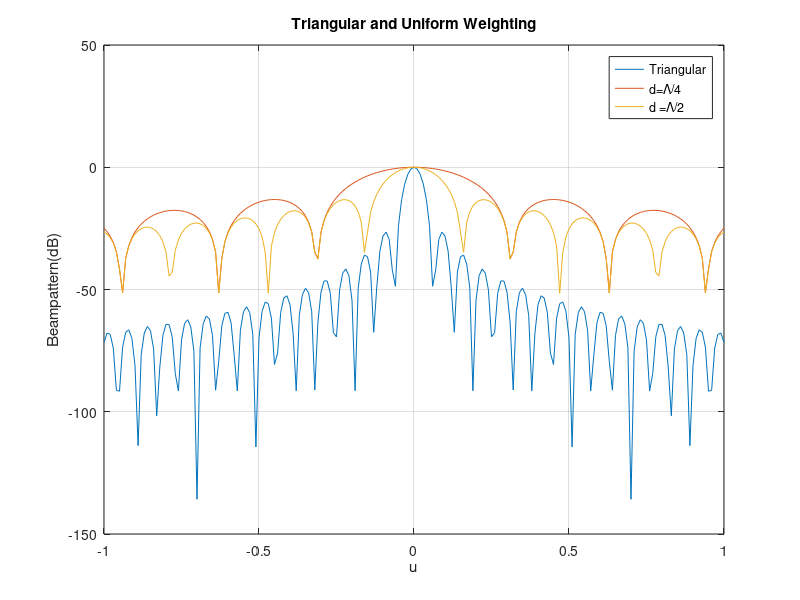
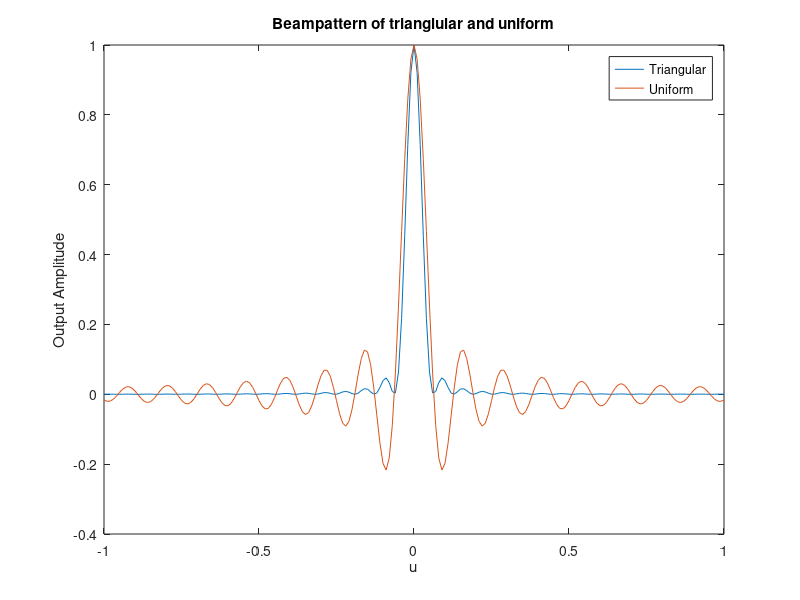
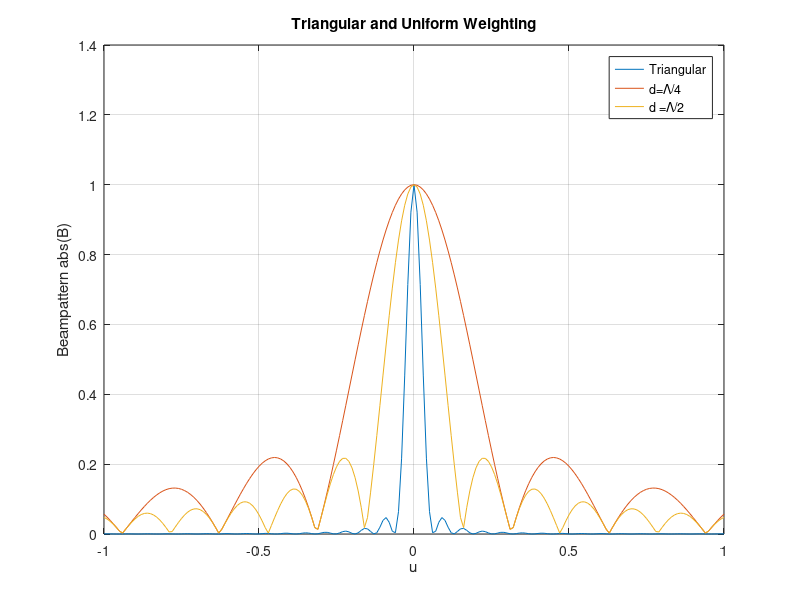

Write the MATLAB code that produced these figures, in order. (Note: this script raises an error after producing the figures.)
%% Problem 4: Van Trees 2.7.1
% Note in part (a) the aperture is continuous. In parts (b) and © plot the respective beampatterns (magnitude). 
%In part (c) the equivalent array shoulda also have triangular weighting. Plot the beampatterns out to include
%the 3rd sidelobe away from the mainlobe on each side in each part: 
%Consider a linear aperture with L = 5ƛ. Assume that the weighting function in triangular (peak in middle)
% Find an expression for the beam pattern and plot 

clear all;
close all;
clc

% Plotting the triangle beampattern
lambda = 1;     % amke it something so he's not lonely
L = 5*lambda;    % definition as given by the problem
u = [-1:0.01:1]; % want to be able to see enough
B_tri = (sinc(5*pi*u)).^2;
% B_tri = 10*log(abs(B_tri.^2));

figure(1)
plot(u,B_tri)
xlabel('u')
ylabel('Output Amplitude')
title('Beampattern of triangle')
%% How is the beam pattern in part (a) related to the beam pattern for uniform weighing:
B_uni = sinc(5*pi*u);

figure(2)
plot(u,B_tri)
hold on
plot(u,B_uni)
xlabel('u')
ylabel('Output Amplitude')
title('Beampattern of trianglular and uniform')
legend('Triangular','Uniform')

%%
% with seven elements
N=40;                        % Number of elements, i canchange
D2=[-(N-1)/2:1:(N-1)/2];   % Distance, column vector
D4=[-(N-1)/4:1:(N-1)/4];   % Distance, column vector
w2 = [ones(40,1)]/40;          % weight of 1/N (1/7), unifrom
w4 = [ones(20,1)]/20;          % weight of 1/N (1/7), unifrom

v2 = exp(1i*D2'*u);           % vector of vs e^j*D*psi
v4 = exp(1i*D4'*u);           % vector of vs e^j*D*psi


B_4 = w4'*v4;
B_2 = w2'*v2;


figure(1)
h1 =plot(u, 10*log10(abs(B_tri).^2),'-');
hold on
h2 =plot(u, 10*log10(abs(B_4).^2),'-');
hold on
h3 =plot(u, 10*log10(abs(B_2).^2),'-');
grid on
ylabel('Beampattern(dB)')
title('Triangular and Uniform Weighting')
xlabel('u')
legend([h1 h2 h3],'Triangular','d=\Lambda/4','d =\Lambda/2')

%%
figure(3)
h1 =plot(u, abs(B_tri),'-');
hold on
h2 =plot(u, abs(B_4),'-');
hold on
h3 =plot(u, abs(B_2),'-');
grid on
ylabel('Beampattern abs(B)')
title('Triangular and Uniform Weighting')
xlabel('u')
legend([h1 h2 h3],'Triangular','d=\Lambda/4','d =\Lambda/2')

%%

figure(2)
h1 =plot(psi/pi, 10*log10(abs(B4).^2),'-');
hold on
h2=plot(psi/pi, 10*log10(abs(B).^2),'-');

axis([-1 1 -40 0])
grid on
ylabel('Beampattern(dB)')
title('Comparison of 7 and 4 Elements')
legend([h1 h2],'4 Elements','7 Elements')
xlabel('psi/pi')

hold off



% How is the beam pattern in part (a) related to the beam pattern for uniform weighing
% Compare the result in part (a) to an equivalent linear array with d=/4 and d=/2
N = 20;
w = (1/N)*ones(N,1);
d = [-(N-1)/2:1:(N-1)/2];
v_u10 = exp(1i*d'*pi/2*u);

N2 = 10;
w2 = (1/N2)*ones(N2,1);
d20 = [-(N2-1)/2:1:(N2-1)/2];
v_u20 = exp(1i*d20'*pi*u);

BW_10u = w'*v_u10;
BW_20u = w2'*v_u20;

figure
plot(u,BW_10u)
grid
hold on
plot(u,BW_20u)
plot(u,BWw)
xlabel('u')
ylabel('BW')